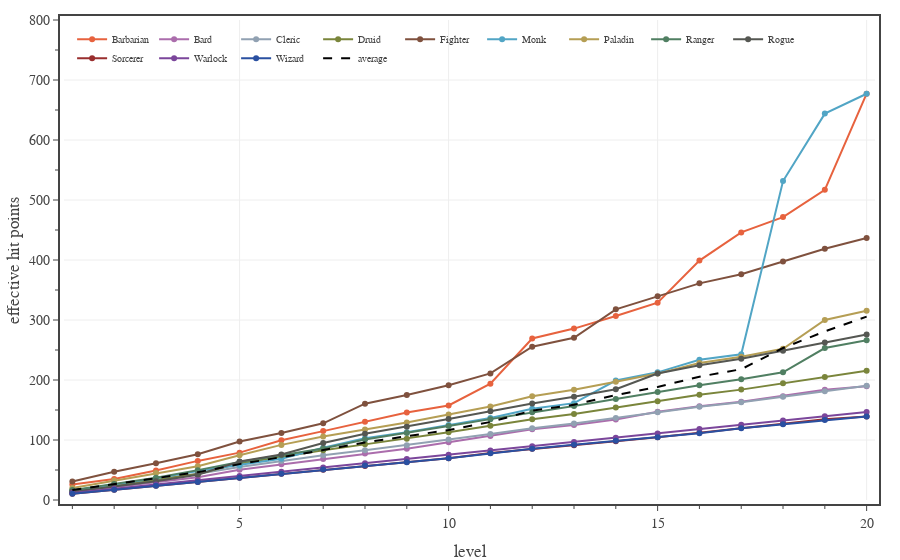

The notebook cell this image was saved under:
### Code cell
# Plots eHP for each class, calculated for a full adventuring day with Medium encounters and two short rests.
encounter_difficulty = 'Medium'
pc_data_file = f'./pc data - {encounter_difficulty} 2 short rests.json'

with open(pc_data_file, 'r') as fin:
    pc_data = json.load(fin)

levels = np.array(range(1,21,1))

fig = go.Figure(
    layout=go.Layout(
        template=TFB_TEMPLATE,
        xaxis=dict(
            title_text='level',
            range=[0.8, 20.2],
            tick0=0, dtick=5,
            minor=dict(tick0=0, dtick=1),
        ),
        yaxis=dict(
            title_text='effective hit points',
            range=[0, 800],
            tick0=0, dtick=100,
            minor=dict(tick0=0, dtick=50),
        ),
        legend=dict(
            yanchor='top',  y=0.99,
            xanchor='left', x=0.01,
            bgcolor='rgba(0,0,0,0)',
        )
    )
)

eHPmean = np.zeros(20)
for pc in PC_CLASSES:
    eXP  = np.array([x['encounter XP mean'] for x in pc_data[pc]])
    eDPR = np.array([x['effective damage per round mean'] for x in pc_data[pc]])
    eHP = eXP/eDPR
    #eHP = np.array([x['encounter effective hit points mean'] for x in pc_data[pc]])
    eHPmean += eHP
    fig.add_trace(go.Scatter(
        x=levels, 
        y=eHP,
        mode='lines+markers', 
        line={'color': PC_CLASSES[pc]['color']},
        unselected=dict(marker=dict(opacity=0.0)),
        name=pc,
        hovertemplate=
            '<b>'+pc+'</b><br>'+
            'lvl %{x}<br>'+
            'eHP %{y:.1f}'+
            '<extra></extra>'
    ))

eHPmean /= len(PC_CLASSES)
fig.add_trace(go.Scatter(
    x=levels, 
    y=eHPmean,
    mode='lines', 
    line=dict(color='black', dash='dash'),
    unselected=dict(marker=dict(opacity=0.0)),
    name='average',
    hoverinfo='skip'
))

# show figure
fig.show(config=TFB_CONFIG)

# save large format figure
if SAVEFIGS:
    file_name = f'./fig-pcs-encounter-ehp-vs-level-{encounter_difficulty.lower()}-adventuring-days-large.html'
    fig_html = fig.to_html(
        config=TFB_CONFIG,
        include_plotlyjs=False, 
        full_html=False, 
    )
    fig_soup = BeautifulSoup(fig_html, 'html.parser')
    fig_soup.div['class'] = 'plotly-div-large'
    with open(file_name, 'wb') as fout:
        fout.write(fig_soup.prettify('utf-8'))

# save small format figure
if SAVEFIGS:
    fig.update_traces(marker=dict(size=4))
    fig.update_layout(font=dict(size=10), legend=dict(font_size=8))
    file_name = f'./fig-pcs-encounter-ehp-vs-level-{encounter_difficulty.lower()}-adventuring-days-small.html'
    fig_html = fig.to_html(
        config=TFB_CONFIG,
        include_plotlyjs=False, 
        full_html=False, 
    )
    fig_soup = BeautifulSoup(fig_html, 'html.parser')
    fig_soup.div['class'] = 'plotly-div-small'
    with open(file_name, 'wb') as fout:
        fout.write(fig_soup.prettify('utf-8'))

### Figure 1 — Plotly figure (JSON) as saved in the notebook; plotly's stock layout.template omitted (floating-point values rounded to 4 significant figures)
{"data": [{"hovertemplate": "<b>Barbarian</b><br>lvl %{x}<br>eHP %{y:.1f}<extra></extra>", "line": {"color": "#E7623E"}, "mode": "lines+markers", "name": "Barbarian", "type": "scatter", "unselected": {"marker": {"opacity": 0}}, "x": [1, 2, 3, 4, 5, 6, 7, 8, 9, 10, 11, 12, 13, 14, 15, 16, 17, 18, 19, 20], "y": [25.82, 34.85, 49.23, 65.17, 78.93, 99.65, 114.8, 130.3, 145.8, 157.6, 193.8, 269.1, 285.7, 306.8, 328.9, 399.0, 446.0, 471.5, 516.9, 677.1]}, {"hovertemplate": "<b>Bard</b><br>lvl %{x}<br>eHP %{y:.1f}<extra></extra>", "line": {"color": "#AB6DAC"}, "mode": "lines+markers", "name": "Bard", "type": "scatter", "unselected": {"marker": {"opacity": 0}}, "x": [1, 2, 3, 4, 5, 6, 7, 8, 9, 10, 11, 12, 13, 14, 15, 16, 17, 18, 19, 20], "y": [13.42, 21.62, 29.74, 37.75, 50.38, 59.49, 68.45, 77.55, 85.53, 96.12, 106.7, 117.9, 124.9, 134.0, 147.0, 156.4, 163.8, 173.1, 183.6, 189.4]}, {"hovertemplate": "<b>Cleric</b><br>lvl %{x}<br>eHP %{y:.1f}<extra></extra>", "line": {"color": "#91A1B2"}, "mode": "lines+markers", "name": "Cleric", "type": "scatter", "unselected": {"marker": {"opacity": 0}}, "x": [1, 2, 3, 4, 5, 6, 7, 8, 9, 10, 11, 12, 13, 14, 15, 16, 17, 18, 19, 20], "y": [15.77, 25.4, 35.04, 43.89, 55.03, 64.79, 74.55, 82.97, 91.23, 100.7, 110.2, 119.6, 127.4, 136.7, 146.1, 155.4, 162.8, 172.0, 181.3, 190.5]}, {"hovertemplate": "<b>Druid</b><br>lvl %{x}<br>eHP %{y:.1f}<extra></extra>", "line": {"color": "#7A853B"}, "mode": "lines+markers", "name": "Druid", "type": "scatter", "unselected": {"marker": {"opacity": 0}}, "x": [1, 2, 3, 4, 5, 6, 7, 8, 9, 10, 11, 12, 13, 14, 15, 16, 17, 18, 19, 20], "y": [14.75, 24.34, 33.93, 43.16, 61.0, 72.01, 83.03, 92.72, 102.3, 113.0, 123.7, 134.4, 143.5, 154.1, 164.7, 175.3, 184.0, 194.5, 204.9, 215.4]}, {"hovertemplate": "<b>Fighter</b><br>lvl %{x}<br>eHP %{y:.1f}<extra></extra>", "line": {"color": "#7F513E"}, "mode": "lines+markers", "name": "Fighter", "type": "scatter", "unselected": {"marker": {"opacity": 0}}, "x": [1, 2, 3, 4, 5, 6, 7, 8, 9, 10, 11, 12, 13, 14, 15, 16, 17, 18, 19, 20], "y": [30.94, 47.17, 61.24, 76.35, 97.55, 111.6, 127.9, 160.5, 175.1, 191.4, 211.0, 255.5, 270.4, 317.7, 339.4, 361.1, 376.2, 397.5, 418.8, 436.5]}, {"hovertemplate": "<b>Monk</b><br>lvl %{x}<br>eHP %{y:.1f}<extra></extra>", "line": {"color": "#51A5C5"}, "mode": "lines+markers", "name": "Monk", "type": "scatter", "unselected": {"marker": {"opacity": 0}}, "x": [1, 2, 3, 4, 5, 6, 7, 8, 9, 10, 11, 12, 13, 14, 15, 16, 17, 18, 19, 20], "y": [15.68, 25.87, 36.06, 48.24, 58.09, 68.58, 86.98, 103.0, 113.0, 124.8, 136.7, 152.0, 161.4, 199.1, 212.7, 233.7, 242.8, 531.5, 644.0, 677.1]}, {"hovertemplate": "<b>Paladin</b><br>lvl %{x}<br>eHP %{y:.1f}<extra></extra>", "line": {"color": "#B59E54"}, "mode": "lines+markers", "name": "Paladin", "type": "scatter", "unselected": {"marker": {"opacity": 0}}, "x": [1, 2, 3, 4, 5, 6, 7, 8, 9, 10, 11, 12, 13, 14, 15, 16, 17, 18, 19, 20], "y": [19.92, 32.37, 44.82, 56.42, 74.55, 91.86, 105.8, 117.6, 129.1, 142.5, 156.0, 172.8, 183.7, 197.2, 210.7, 228.4, 238.6, 252.1, 300.0, 315.4]}, {"hovertemplate": "<b>Ranger</b><br>lvl %{x}<br>eHP %{y:.1f}<extra></extra>", "line": {"color": "#507F62"}, "mode": "lines+markers", "name": "Ranger", "type": "scatter", "unselected": {"marker": {"opacity": 0}}, "x": [1, 2, 3, 4, 5, 6, 7, 8, 9, 10, 11, 12, 13, 14, 15, 16, 17, 18, 19, 20], "y": [16.46, 26.75, 37.04, 49.78, 63.26, 74.55, 85.85, 100.8, 111.5, 123.2, 134.8, 146.4, 156.8, 168.3, 179.8, 191.3, 201.4, 212.8, 253.3, 266.2]}, {"hovertemplate": "<b>Rogue</b><br>lvl %{x}<br>eHP %{y:.1f}<extra></extra>", "line": {"color": "#555752"}, "mode": "lines+markers", "name": "Rogue", "type": "scatter", "unselected": {"marker": {"opacity": 0}}, "x": [1, 2, 3, 4, 5, 6, 7, 8, 9, 10, 11, 12, 13, 14, 15, 16, 17, 18, 19, 20], "y": [13.63, 22.48, 31.34, 42.09, 64.14, 75.72, 94.89, 110.5, 122.2, 135.1, 147.9, 160.7, 171.9, 184.6, 210.9, 224.5, 235.5, 248.9, 262.3, 275.8]}, {"hovertemplate": "<b>Sorcerer</b><br>lvl %{x}<br>eHP %{y:.1f}<extra></extra>", "line": {"color": "#992E2E"}, "mode": "lines+markers", "name": "Sorcerer", "type": "scatter", "unselected": {"marker": {"opacity": 0}}, "x": [1, 2, 3, 4, 5, 6, 7, 8, 9, 10, 11, 12, 13, 14, 15, 16, 17, 18, 19, 20], "y": [10.33, 16.97, 23.61, 29.99, 37.17, 43.92, 50.62, 56.87, 63.53, 69.53, 78.51, 85.34, 91.18, 97.91, 104.4, 111.9, 120.2, 127.1, 134.4, 139.0]}, {"hovertemplate": "<b>Warlock</b><br>lvl %{x}<br>eHP %{y:.1f}<extra></extra>", "line": {"color": "#7B469B"}, "mode": "lines+markers", "name": "Warlock", "type": "scatter", "unselected": {"marker": {"opacity": 0}}, "x": [1, 2, 3, 4, 5, 6, 7, 8, 9, 10, 11, 12, 13, 14, 15, 16, 17, 18, 19, 20], "y": [11.62, 18.72, 25.82, 32.92, 40.02, 47.12, 54.22, 61.32, 68.42, 75.52, 82.62, 89.72, 96.82, 103.9, 111.0, 118.1, 125.2, 132.3, 139.4, 146.5]}, {"hovertemplate": "<b>Wizard</b><br>lvl %{x}<br>eHP %{y:.1f}<extra></extra>", "line": {"color": "#2A50A1"}, "mode": "lines+markers", "name": "Wizard", "type": "scatter", "unselected": {"marker": {"opacity": 0}}, "x": [1, 2, 3, 4, 5, 6, 7, 8, 9, 10, 11, 12, 13, 14, 15, 16, 17, 18, 19, 20], "y": [10.33, 16.97, 23.61, 29.99, 37.17, 43.92, 51.03, 57.3, 63.07, 69.53, 77.95, 85.34, 91.88, 98.65, 104.4, 111.1, 119.4, 126.2, 133.5, 139.0]}, {"hoverinfo": "skip", "line": {"color": "black", "dash": "dash"}, "mode": "lines", "name": "average", "type": "scatter", "unselected": {"marker": {"opacity": 0}}, "x": [1, 2, 3, 4, 5, 6, 7, 8, 9, 10, 11, 12, 13, 14, 15, 16, 17, 18, 19, 20], "y": [16.55, 26.13, 35.96, 46.31, 59.78, 71.1, 83.17, 95.95, 105.9, 116.6, 130.0, 149.1, 158.8, 174.9, 188.3, 205.5, 218.0, 253.3, 281.0, 305.7]}], "layout": {"legend": {"bgcolor": "rgba(0,0,0,0)", "x": 0.01, "xanchor": "left", "y": 0.99, "yanchor": "top"}, "xaxis": {"dtick": 5, "minor": {"dtick": 1, "tick0": 0}, "range": [0.8, 20.2], "tick0": 0, "title": {"text": "level"}}, "yaxis": {"dtick": 100, "minor": {"dtick": 50, "tick0": 0}, "range": [0, 800], "tick0": 0, "title": {"text": "effective hit points"}}}}
